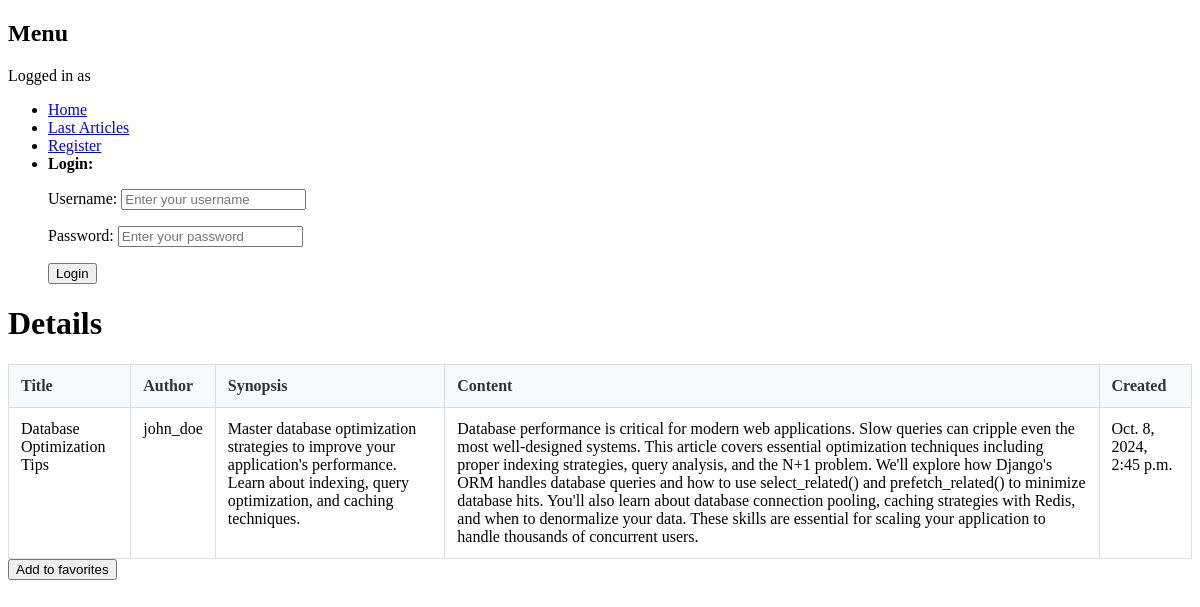
/publications/3/detail/, run on the app's committed database.
### core/models.py (models this page shows, shortened)
class Article(models.Model):
    title = models.CharField(max_length=64, null=False)
    author = models.ForeignKey(User, on_delete=models.CASCADE, null=False)
    created = models.DateTimeField(auto_now_add=True, null=False)
    synopsis = models.CharField(max_length=312, null=False)
    content = models.TextField(null=False)

### ex01/views/publications.py (the view)
class ArticleDetailView(DetailView):
    model = Article
    template_name = "ex01/details.html"
    context_object_name = "article"
    pk_url_kwarg = "article_id"
    def get_context_data(self, **kwargs):
        context = super().get_context_data(**kwargs)
        class AddToFavoriteForm(ModelForm):
            class Meta:
                model = UserFavoriteArticle
                fields = ['article']
                widgets = {
                    'article': HiddenInput()
                }
        form = AddToFavoriteForm(initial={'article': self.object.id})
        context['form'] = form
        return context

### ex00/forms.py (shortened to what this page needs)
class LoginForm(forms.Form):
    username = forms.CharField(
        max_length=150,
        widget=forms.TextInput(attrs={
            'class': 'form-control',
            'placeholder': 'Enter your username',
            'required': True
        })
    )
    password = forms.CharField(
        widget=forms.PasswordInput(attrs={
            'class': 'form-control',
            'placeholder': 'Enter your password',
            'required': True
        })
    )

### ex01/views/publications.py
        class AddToFavoriteForm(ModelForm):
            class Meta:
                model = UserFavoriteArticle
                fields = ['article']
                widgets = {
                    'article': HiddenInput()
                }

### ex03/context_processors.py (called while the page is built)
def login_form_processor(request):
    if not request.user.is_authenticated:
        return {'login_form': LoginForm()}
    return {}

### templates/ex01/details.html (shortened to what this page needs)
{% extends 'base.html' %}
{% block content %}
<div class="container">
    <h1>Details</h1>
    <table>
        <thead>
            <tr>
                <th>Title</th>
                <th>Author</th>
                <th>Synopsis</th>
                <th>Content</th>
                <th>Created</th>
            </tr>
        </thead>
        <tbody>
            <tr>
                <td>{{ article.title }}</td>
                <td>{{ article.author }}</td>
                <td>{{ article.synopsis }}</td>
                <td>{{ article.content }}</td>
                <td>{{ article.created }}</td>
            </tr>
        </tbody>
    </table>
    <div class="add-to-favorite-container">
        <form action="{% url 'add_to_favorite' article.id %}" method="POST">
            <button type="submit">Add to favorites</button>
        </form>
    </div>
</div>
{% endblock %}

### templates/ex01/details.html (style rules this page uses)
table { width: 100%; border-collapse: collapse; margin-top: 20px; }
th, td { border: 1px solid #ddd; padding: 12px; text-align: left; vertical-align: top; }
th { background-color: #f8f9fa; font-weight: bold; color: #333; }
.add-to-favorite-container { margin: 'auto'; }

### data on the page
Article: title "Database Optimization Tips", author "john_doe", synopsis "Master database optimization strategies to improve your application's performance. Learn about indexing, query optimization, and caching techniques.", content "Database performance is critical for modern web applications. Slow queries can cripple even the most well-designed systems. This article covers essential optimization techniques including proper indexing strategies, query analysis, and the N+1 problem. We'll explore how Django's ORM handles database queries and how to use select_related() and prefetch_related() to minimize database hits. You'll also learn about database connection pooling, caching strategies with Redis, and when to denormalize your data. These skills are essential for scaling your application to handle thousands of concurrent users.", created "Oct. 8, 2024, 2:45 p.m."
